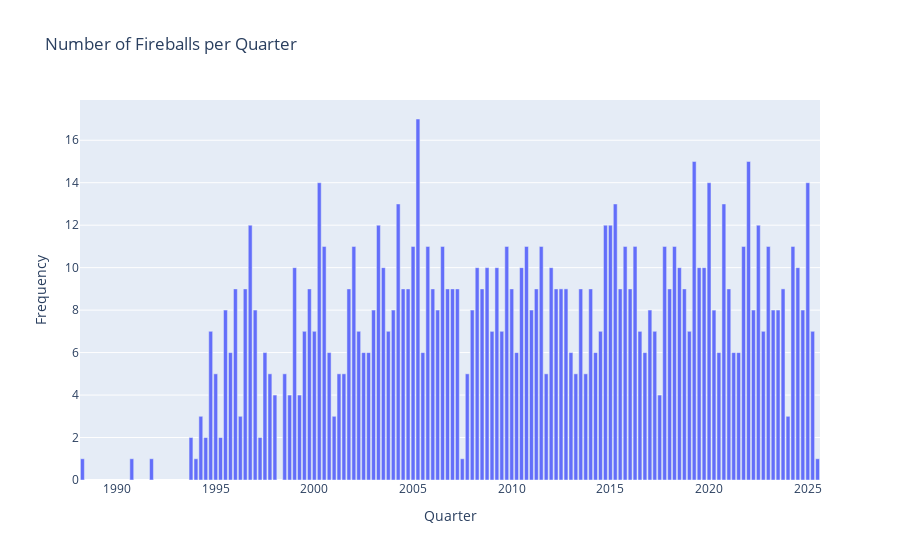

The notebook cell saved with this chart:
### Code cell
plt.bar(fireballs_quarterly, "quarter", "count", title="Number of Fireballs per Quarter") \
    .update_layout(yaxis_title="Frequency", xaxis_title="Quarter") \
    # .write_image("../resources/images/quarterly-count.png", width=960, height=480, scale=4)

### Figure 1 — Plotly figure (JSON) as saved in the notebook; plotly's stock layout.template omitted (floating-point values rounded to 4 significant figures; data arrays with more than 128 entries replaced by an {"elided": "..."} marker saying what was removed)
{"data": [{"hovertemplate": "quarter=%{x}<br>count=%{y}<extra></extra>", "legendgroup": "", "marker": {"color": "#636efa", "pattern": {"shape": ""}}, "name": "", "orientation": "v", "showlegend": false, "textposition": "auto", "type": "bar", "x": {"elided": "130 str values"}, "xaxis": "x", "y": {"elided": "130 int values"}, "yaxis": "y"}], "layout": {"barmode": "relative", "legend": {"tracegroupgap": 0}, "title": {"text": "Number of Fireballs per Quarter"}, "xaxis": {"anchor": "y", "domain": [0, 1], "title": {"text": "Quarter"}}, "yaxis": {"anchor": "x", "domain": [0, 1], "title": {"text": "Frequency"}}}}
